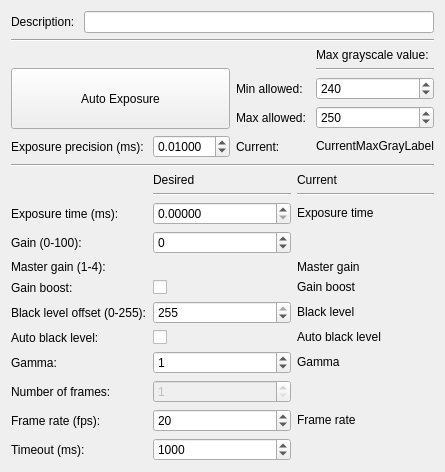
          <widget class="QWidget" name="ExposureTab">
           <attribute name="title">
            <string>Exposure</string>
           </attribute>
           <layout class="QVBoxLayout" name="verticalLayout_3">
            <item>
             <layout class="QGridLayout" name="gridLayout_2">
              <item row="0" column="1">
               <widget class="QLineEdit" name="DescriptionLineEdit"/>
              </item>
              <item row="0" column="0">
               <widget class="QLabel" name="Label_6">
                <property name="sizePolicy">
                 <sizepolicy hsizetype="Fixed" vsizetype="Preferred">
                  <horstretch>0</horstretch>
                  <verstretch>0</verstretch>
                 </sizepolicy>
                </property>
                <property name="text">
                 <string>Description: </string>
                </property>
               </widget>
              </item>
             </layout>
            </item>
            <item>
             <widget class="Line" name="line_9">
              <property name="orientation">
               <enum>Qt::Horizontal</enum>
              </property>
             </widget>
            </item>
            <item>
             <layout class="QGridLayout" name="gridLayout_9">
              <item row="0" column="3">
               <widget class="QLabel" name="Label_39">
                <property name="sizePolicy">
                 <sizepolicy hsizetype="Fixed" vsizetype="Fixed">
                  <horstretch>0</horstretch>
                  <verstretch>0</verstretch>
                 </sizepolicy>
                </property>
                <property name="text">
                 <string>Max grayscale value:</string>
                </property>
               </widget>
              </item>
              <item row="4" column="2">
               <widget class="QLabel" name="Label_38">
                <property name="sizePolicy">
                 <sizepolicy hsizetype="Fixed" vsizetype="Preferred">
                  <horstretch>0</horstretch>
                  <verstretch>0</verstretch>
                 </sizepolicy>
                </property>
                <property name="text">
                 <string>Current: </string>
                </property>
               </widget>
              </item>
              <item row="2" column="3">
               <widget class="QSpinBox" name="MinGrayNumberBox">
                <property name="sizePolicy">
                 <sizepolicy hsizetype="MinimumExpanding" vsizetype="Fixed">
                  <horstretch>0</horstretch>
                  <verstretch>0</verstretch>
                 </sizepolicy>
                </property>
                <property name="maximum">
                 <number>255</number>
                </property>
                <property name="value">
                 <number>240</number>
                </property>
               </widget>
              </item>
              <item row="3" column="3">
               <widget class="QSpinBox" name="MaxGrayNumberBox">
                <property name="sizePolicy">
                 <sizepolicy hsizetype="MinimumExpanding" vsizetype="Fixed">
                  <horstretch>0</horstretch>
                  <verstretch>0</verstretch>
                 </sizepolicy>
                </property>
                <property name="maximum">
                 <number>255</number>
                </property>
                <property name="value">
                 <number>250</number>
                </property>
               </widget>
              </item>
              <item row="2" column="2">
               <widget class="QLabel" name="Label_29">
                <property name="sizePolicy">
                 <sizepolicy hsizetype="Fixed" vsizetype="Preferred">
                  <horstretch>0</horstretch>
                  <verstretch>0</verstretch>
                 </sizepolicy>
                </property>
                <property name="text">
                 <string>Min allowed: </string>
                </property>
               </widget>
              </item>
              <item row="3" column="2">
               <widget class="QLabel" name="Label_30">
                <property name="sizePolicy">
                 <sizepolicy hsizetype="Fixed" vsizetype="Preferred">
                  <horstretch>0</horstretch>
                  <verstretch>0</verstretch>
                 </sizepolicy>
                </property>
                <property name="text">
                 <string>Max allowed: </string>
                </property>
               </widget>
              </item>
              <item row="1" column="3">
               <widget class="Line" name="line_10">
                <property name="orientation">
                 <enum>Qt::Horizontal</enum>
                </property>
               </widget>
              </item>
              <item row="4" column="3">
               <widget class="QLabel" name="CurrentMaxGrayLabel">
                <property name="sizePolicy">
                 <sizepolicy hsizetype="Preferred" vsizetype="Fixed">
                  <horstretch>0</horstretch>
                  <verstretch>0</verstretch>
                 </sizepolicy>
                </property>
                <property name="minimumSize">
                 <size>
                  <width>0</width>
                  <height>0</height>
                 </size>
                </property>
                <property name="text">
                 <string>CurrentMaxGrayLabel</string>
                </property>
               </widget>
              </item>
              <item row="4" column="1">
               <widget class="QDoubleSpinBox" name="ExposureTimePrecisionNumberBox">
                <property name="sizePolicy">
                 <sizepolicy hsizetype="MinimumExpanding" vsizetype="Fixed">
                  <horstretch>0</horstretch>
                  <verstretch>0</verstretch>
                 </sizepolicy>
                </property>
                <property name="decimals">
                 <number>5</number>
                </property>
                <property name="minimum">
                 <double>0.000000000000000</double>
                </property>
                <property name="maximum">
                 <double>99.000000000000000</double>
                </property>
                <property name="singleStep">
                 <double>0.010000000000000</double>
                </property>
                <property name="value">
                 <double>0.010000000000000</double>
                </property>
               </widget>
              </item>
              <item row="4" column="0">
               <widget class="QLabel" name="Label_33">
                <property name="sizePolicy">
                 <sizepolicy hsizetype="Fixed" vsizetype="Preferred">
                  <horstretch>0</horstretch>
                  <verstretch>0</verstretch>
                 </sizepolicy>
                </property>
                <property name="text">
                 <string>Exposure precision (ms): </string>
                </property>
               </widget>
              </item>
              <item row="1" column="0" rowspan="3" colspan="2">
               <widget class="QPushButton" name="AutoExposurePushButton">
                <property name="sizePolicy">
                 <sizepolicy hsizetype="MinimumExpanding" vsizetype="MinimumExpanding">
                  <horstretch>0</horstretch>
                  <verstretch>0</verstretch>
                 </sizepolicy>
                </property>
                <property name="text">
                 <string>Auto Exposure</string>
                </property>
               </widget>
              </item>
             </layout>
            </item>
            <item>
             <widget class="Line" name="line_8">
              <property name="orientation">
               <enum>Qt::Horizontal</enum>
              </property>
             </widget>
            </item>
            <item>
             <layout class="QGridLayout" name="gridLayout_6">
              <item row="4" column="0">
               <widget class="QLabel" name="Label_5">
                <property name="sizePolicy">
                 <sizepolicy hsizetype="Fixed" vsizetype="Preferred">
                  <horstretch>0</horstretch>
                  <verstretch>0</verstretch>
                 </sizepolicy>
                </property>
                <property name="text">
                 <string>Master gain (1-4): </string>
                </property>
               </widget>
              </item>
              <item row="6" column="1">
               <widget class="QSpinBox" name="BlacklevelNumberBox">
                <property name="maximum">
                 <number>255</number>
                </property>
                <property name="value">
                 <number>255</number>
                </property>
               </widget>
              </item>
              <item row="6" column="2">
               <widget class="QLabel" name="CurrentBlacklevelLabel">
                <property name="sizePolicy">
                 <sizepolicy hsizetype="Preferred" vsizetype="Fixed">
                  <horstretch>0</horstretch>
                  <verstretch>0</verstretch>
                 </sizepolicy>
                </property>
                <property name="text">
                 <string>Black level</string>
                </property>
               </widget>
              </item>
              <item row="5" column="0">
               <widget class="QLabel" name="Label_31">
                <property name="sizePolicy">
                 <sizepolicy hsizetype="Fixed" vsizetype="Preferred">
                  <horstretch>0</horstretch>
                  <verstretch>0</verstretch>
                 </sizepolicy>
                </property>
                <property name="text">
                 <string>Gain boost:</string>
                </property>
               </widget>
              </item>
              <item row="0" column="1">
               <widget class="QLabel" name="Label_13">
                <property name="sizePolicy">
                 <sizepolicy hsizetype="MinimumExpanding" vsizetype="Fixed">
                  <horstretch>0</horstretch>
                  <verstretch>0</verstretch>
                 </sizepolicy>
                </property>
                <property name="text">
                 <string>Desired</string>
                </property>
               </widget>
              </item>
              <item row="10" column="0">
               <widget class="QLabel" name="Label_2">
                <property name="sizePolicy">
                 <sizepolicy hsizetype="Fixed" vsizetype="Preferred">
                  <horstretch>0</horstretch>
                  <verstretch>0</verstretch>
                 </sizepolicy>
                </property>
                <property name="text">
                 <string>Frame rate (fps): </string>
                </property>
               </widget>
              </item>
              <item row="7" column="0">
               <widget class="QLabel" name="Label_17">
                <property name="sizePolicy">
                 <sizepolicy hsizetype="Fixed" vsizetype="Preferred">
                  <horstretch>0</horstretch>
                  <verstretch>0</verstretch>
                 </sizepolicy>
                </property>
                <property name="text">
                 <string>Auto black level: </string>
                </property>
               </widget>
              </item>
              <item row="10" column="1">
               <widget class="QSpinBox" name="FramerateNumberBox">
                <property name="maximum">
                 <number>9999</number>
                </property>
                <property name="value">
                 <number>20</number>
                </property>
               </widget>
              </item>
              <item row="2" column="1">
               <widget class="QDoubleSpinBox" name="ExposureTimeNumberBox">
                <property name="decimals">
                 <number>5</number>
                </property>
                <property name="minimum">
                 <double>0.000000000000000</double>
                </property>
                <property name="maximum">
                 <double>99.000000000000000</double>
                </property>
                <property name="singleStep">
                 <double>0.010000000000000</double>
                </property>
               </widget>
              </item>
              <item row="11" column="1">
               <widget class="QDoubleSpinBox" name="TimeoutNumberBox">
                <property name="decimals">
                 <number>0</number>
                </property>
                <property name="minimum">
                 <double>0.000000000000000</double>
                </property>
                <property name="maximum">
                 <double>100000.000000000000000</double>
                </property>
                <property name="value">
                 <double>1000.000000000000000</double>
                </property>
               </widget>
              </item>
              <item row="10" column="2">
               <widget class="QLabel" name="CurrentFramerateLabel">
                <property name="sizePolicy">
                 <sizepolicy hsizetype="Preferred" vsizetype="Fixed">
                  <horstretch>0</horstretch>
                  <verstretch>0</verstretch>
                 </sizepolicy>
                </property>
                <property name="text">
                 <string>Frame rate</string>
                </property>
               </widget>
              </item>
              <item row="8" column="0">
               <widget class="QLabel" name="Label_19">
                <property name="sizePolicy">
                 <sizepolicy hsizetype="Fixed" vsizetype="Preferred">
                  <horstretch>0</horstretch>
                  <verstretch>0</verstretch>
                 </sizepolicy>
                </property>
                <property name="text">
                 <string>Gamma: </string>
                </property>
               </widget>
              </item>
              <item row="8" column="1">
               <widget class="QSpinBox" name="GammaNumberBox">
                <property name="maximum">
                 <number>10</number>
                </property>
                <property name="value">
                 <number>1</number>
                </property>
               </widget>
              </item>
              <item row="6" column="0">
               <widget class="QLabel" name="Label_16">
                <property name="sizePolicy">
                 <sizepolicy hsizetype="Fixed" vsizetype="Preferred">
                  <horstretch>0</horstretch>
                  <verstretch>0</verstretch>
                 </sizepolicy>
                </property>
                <property name="text">
                 <string>Black level offset (0-255):</string>
                </property>
               </widget>
              </item>
              <item row="11" column="0">
               <widget class="QLabel" name="Label_3">
                <property name="sizePolicy">
                 <sizepolicy hsizetype="Fixed" vsizetype="Preferred">
                  <horstretch>0</horstretch>
                  <verstretch>0</verstretch>
                 </sizepolicy>
                </property>
                <property name="text">
                 <string>Timeout (ms):</string>
                </property>
               </widget>
              </item>
              <item row="3" column="1">
               <widget class="QDoubleSpinBox" name="GainNumberBox">
                <property name="decimals">
                 <number>0</number>
                </property>
                <property name="minimum">
                 <double>-1.000000000000000</double>
                </property>
                <property name="maximum">
                 <double>999.000000000000000</double>
                </property>
                <property name="singleStep">
                 <double>1.000000000000000</double>
                </property>
               </widget>
              </item>
              <item row="2" column="0">
               <widget class="QLabel" name="Label">
                <property name="sizePolicy">
                 <sizepolicy hsizetype="Fixed" vsizetype="Preferred">
                  <horstretch>0</horstretch>
                  <verstretch>0</verstretch>
                 </sizepolicy>
                </property>
                <property name="text">
                 <string>Exposure time (ms): </string>
                </property>
               </widget>
              </item>
              <item row="5" column="2">
               <widget class="QLabel" name="CurrentGainBoostLabel">
                <property name="sizePolicy">
                 <sizepolicy hsizetype="Preferred" vsizetype="Fixed">
                  <horstretch>0</horstretch>
                  <verstretch>0</verstretch>
                 </sizepolicy>
                </property>
                <property name="text">
                 <string>Gain boost</string>
                </property>
               </widget>
              </item>
              <item row="9" column="0">
               <widget class="QLabel" name="Label_4">
                <property name="sizePolicy">
                 <sizepolicy hsizetype="Fixed" vsizetype="Preferred">
                  <horstretch>0</horstretch>
                  <verstretch>0</verstretch>
                 </sizepolicy>
                </property>
                <property name="text">
                 <string>Number of frames: </string>
                </property>
               </widget>
              </item>
              <item row="3" column="0">
               <widget class="QLabel" name="Label_18">
                <property name="sizePolicy">
                 <sizepolicy hsizetype="Fixed" vsizetype="Preferred">
                  <horstretch>0</horstretch>
                  <verstretch>0</verstretch>
                 </sizepolicy>
                </property>
                <property name="text">
                 <string>Gain (0-100): </string>
                </property>
               </widget>
              </item>
              <item row="5" column="1">
               <widget class="QCheckBox" name="GainBoostCheckBox">
                <property name="text">
                 <string/>
                </property>
               </widget>
              </item>
              <item row="0" column="2">
               <widget class="QLabel" name="Label_14">
                <property name="sizePolicy">
                 <sizepolicy hsizetype="MinimumExpanding" vsizetype="Fixed">
                  <horstretch>0</horstretch>
                  <verstretch>0</verstretch>
                 </sizepolicy>
                </property>
                <property name="text">
                 <string>Current</string>
                </property>
               </widget>
              </item>
              <item row="4" column="2">
               <widget class="QLabel" name="CurrentMasterGainLabel">
                <property name="sizePolicy">
                 <sizepolicy hsizetype="Preferred" vsizetype="Fixed">
                  <horstretch>0</horstretch>
                  <verstretch>0</verstretch>
                 </sizepolicy>
                </property>
                <property name="text">
                 <string>Master gain</string>
                </property>
               </widget>
              </item>
              <item row="9" column="1">
               <widget class="QDoubleSpinBox" name="FramesNumberBox">
                <property name="enabled">
                 <bool>false</bool>
                </property>
                <property name="decimals">
                 <number>0</number>
                </property>
                <property name="minimum">
                 <double>1.000000000000000</double>
                </property>
                <property name="maximum">
                 <double>10000.000000000000000</double>
                </property>
               </widget>
              </item>
              <item row="7" column="1">
               <widget class="QCheckBox" name="AutoBlacklevelCheckBox">
                <property name="text">
                 <string/>
                </property>
               </widget>
              </item>
              <item row="1" column="2">
               <widget class="Line" name="line_6">
                <property name="orientation">
                 <enum>Qt::Horizontal</enum>
                </property>
               </widget>
              </item>
              <item row="2" column="2">
               <widget class="QLabel" name="CurrentExposureLabel">
                <property name="sizePolicy">
                 <sizepolicy hsizetype="Preferred" vsizetype="Fixed">
                  <horstretch>0</horstretch>
                  <verstretch>0</verstretch>
                 </sizepolicy>
                </property>
                <property name="minimumSize">
                 <size>
                  <width>0</width>
                  <height>0</height>
                 </size>
                </property>
                <property name="text">
                 <string>Exposure time</string>
                </property>
               </widget>
              </item>
              <item row="7" column="2">
               <widget class="QLabel" name="CurrentAutoBlacklevelLabel">
                <property name="sizePolicy">
                 <sizepolicy hsizetype="Preferred" vsizetype="Fixed">
                  <horstretch>0</horstretch>
                  <verstretch>0</verstretch>
                 </sizepolicy>
                </property>
                <property name="text">
                 <string>Auto black level</string>
                </property>
               </widget>
              </item>
              <item row="1" column="1">
               <widget class="Line" name="line_4">
                <property name="orientation">
                 <enum>Qt::Horizontal</enum>
                </property>
               </widget>
              </item>
              <item row="8" column="2">
               <widget class="QLabel" name="CurrentGammaLabel">
                <property name="sizePolicy">
                 <sizepolicy hsizetype="Preferred" vsizetype="Fixed">
                  <horstretch>0</horstretch>
                  <verstretch>0</verstretch>
                 </sizepolicy>
                </property>
                <property name="text">
                 <string>Gamma</string>
                </property>
               </widget>
              </item>
             </layout>
            </item>
           </layout>
          </widget>
